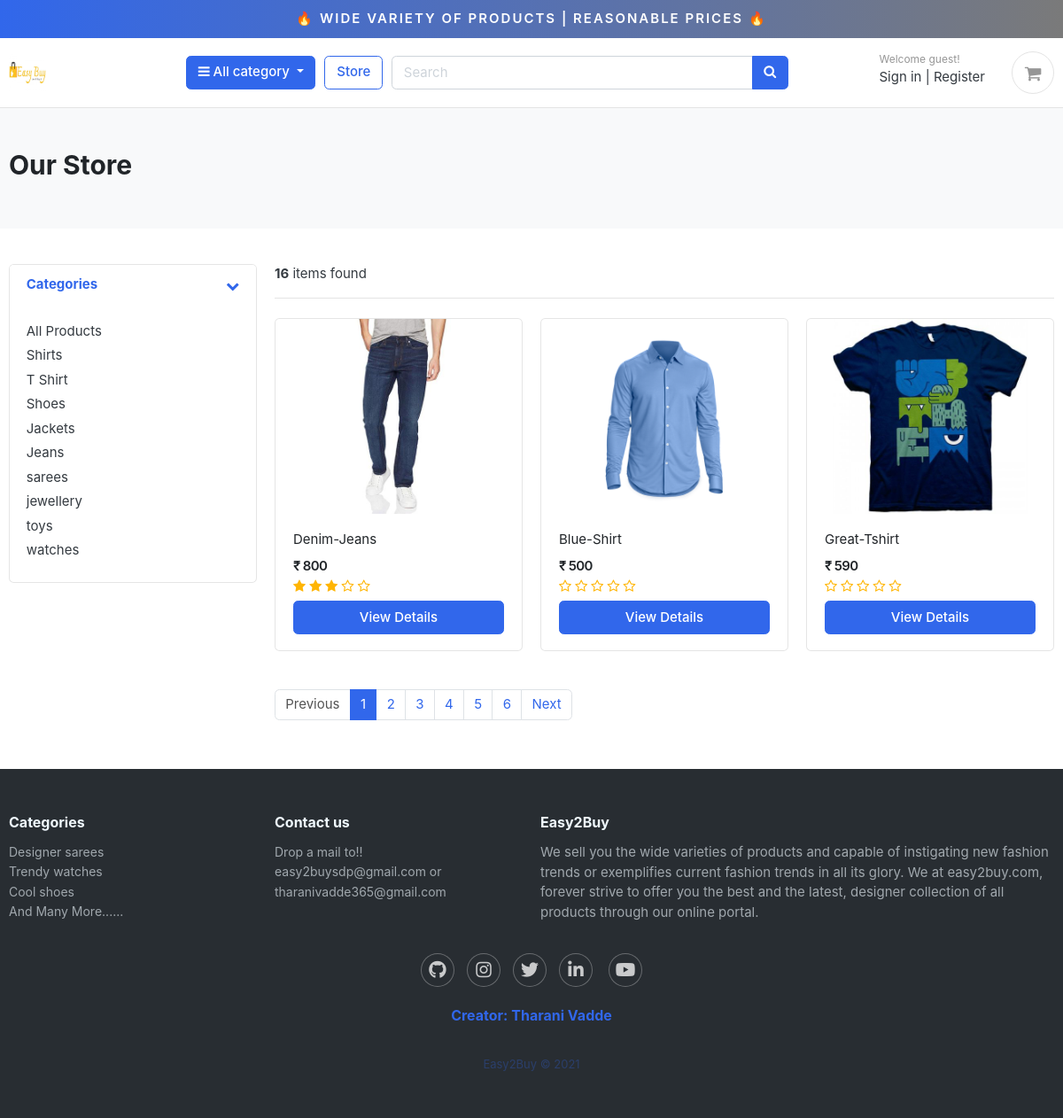
/store/, run on the app's committed database.
### category/models.py (models this page shows, shortened)
class Category(models.Model):
    category_name = models.CharField(max_length=50, unique=True)
    slug = models.SlugField(max_length=100, unique=True)
    description = models.TextField(max_length=255, blank=True)
    cat_image = models.ImageField(upload_to='photos/categories', blank=True)
    class Meta:
        verbose_name = 'category'
        verbose_name_plural = 'categories'
    def get_url(self):
            return reverse('products_by_category', args=[self.slug])

### store/models.py (models this page shows, shortened)
class Product(models.Model):
    product_name    = models.CharField(max_length=200, unique=True)
    slug            = models.SlugField(max_length=200, unique=True)
    description     = models.TextField(max_length=500, blank=True)
    price           = models.IntegerField()
    images          = models.ImageField(upload_to='photos/products')
    stock           = models.IntegerField()
    is_available    = models.BooleanField(default=True)
    category        = models.ForeignKey(Category, on_delete=models.CASCADE)
    created_date    = models.DateTimeField(auto_now_add=True)
    modified_date   = models.DateTimeField(auto_now=True)
    def get_url(self):
        return reverse('product_detail', args=[self.category.slug, self.slug])
    def averageReview(self):
        reviews = ReviewRating.objects.filter(product=self, status=True).aggregate(average=Avg('rating'))
        avg = 0
        if reviews['average'] is not None:
            avg = float(reviews['average'])
        return avg

### store/views.py (the view)
# urls.py: path('store/', include('store.urls')),
def store(request, category_slug=None):
    categories = None
    products = None
    if category_slug != None:
        categories = get_object_or_404(Category, slug=category_slug)
        products = Product.objects.filter(category=categories, is_available=True)
        paginator = Paginator(products, 1)
        page = request.GET.get('page')
        paged_products = paginator.get_page(page)
        product_count = products.count()
    else:
        products = Product.objects.all().filter(is_available=True).order_by('id')
        paginator = Paginator(products, 3)
        page = request.GET.get('page')
        paged_products = paginator.get_page(page)
        product_count = products.count()
    context = {
        'products': paged_products,
        'product_count': product_count,
    }
    return render(request, 'store/store.html', context)

### category/context_processors.py (called while the page is built)
def menu_links(request):
    links = Category.objects.all()
    return dict(links=links)

### templates/store/store.html
{% extends 'base.html' %} {% load static %} {% block content %}
<section class="section-pagetop bg">
	<div class="container">
		{% if 'search' in request.path %}
		<h2 class="title-page">Search Result</h2>
		{% else %}
		<h2 class="title-page">Our Store</h2>
		{% endif %}
	</div>
</section>
<section class="section-content padding-y">
	<div class="container">
		<div class="row">
			<aside class="col-md-3">
				<div class="card">
					<article class="filter-group">
						<header class="card-header">
							<a href="#" data-toggle="collapse" data-target="#collapse_1" aria-expanded="true" class="">
								<i class="icon-control fa fa-chevron-down"></i>
								<h6 class="title">Categories</h6>
							</a>
						</header>
						<div class="filter-content collapse show" id="collapse_1" style="">
							<div class="card-body">
								<ul class="list-menu">
									<li><a href="{% url 'store' %}">All Products </a></li>
									{% for category in links %}
									<li><a href="{{ category.get_url }}">{{ category.category_name }} </a></li>
									{% endfor %}
								</ul>
							</div>
						</div>
					</article>
				</div>
			</aside>
			<main class="col-md-9">
				<header class="border-bottom mb-4 pb-3">
					<div class="form-inline">
						<span class="mr-md-auto"><b>{{ product_count }}</b> items found </span>
					</div>
				</header>
				<div class="row">
					{% if products %}
					{% for product in products %}
					<div class="col-md-4">
						<figure class="card card-product-grid">
							<div class="img-wrap">
								<a href="{{ product.get_url }}"><img src="{{ product.images.url }}" /></a>
							</div>
							<figcaption class="info-wrap">
								<div class="fix-height">
									<a href="{{ product.get_url }}" class="title">{{ product.product_name }}</a>
									<div class="price-wrap mt-2">
										<span class="price">₹ {{ product.price }}</span>
									</div>
									<div class="rating-star">
										<span>
											<i class="fa fa-star{% if product.averageReview < 0.5 %}-o{% elif product.averageReview >= 0.5 and product.averageReview < 1 %}-half-o {% endif %}"
												aria-hidden="true"></i>
											<i class="fa fa-star{% if product.averageReview < 1.5 %}-o{% elif product.averageReview >= 1.5 and product.averageReview < 2 %}-half-o {% endif %}"
												aria-hidden="true"></i>
											<i class="fa fa-star{% if product.averageReview < 2.5 %}-o{% elif product.averageReview >= 2.5 and product.averageReview < 3 %}-half-o {% endif %}"
												aria-hidden="true"></i>
											<i class="fa fa-star{% if product.averageReview < 3.5 %}-o{% elif product.averageReview >= 3.5 and product.averageReview < 4 %}-half-o {% endif %}"
												aria-hidden="true"></i>
											<i class="fa fa-star{% if product.averageReview < 4.5 %}-o{% elif product.averageReview >= 4.5 and product.averageReview < 5 %}-half-o {% endif %}"
												aria-hidden="true"></i>
										</span>
									</div>
								</div>
								<a href="{{ product.get_url }}" class="btn btn-block btn-primary">View Details
								</a>
							</figcaption>
						</figure>
					</div>
					{% endfor %} {% else %}
					<div>
						<h2>No result found. Please try again.</h2>
					</div>
					{% endif %}
				</div>
				<nav class="mt-4" aria-label="Page navigation sample">
					{% if products.has_other_pages %}
					<ul class="pagination">
						{% if products.has_previous %}
						<li class="page-item">
							<a class="page-link" href="?page={{products.previous_page_number}}">Previous</a>
						</li>
						{% else %}
						<li class="page-item disabled">
							<a class="page-link" href="#">Previous</a>
						</li>
						{% endif %}
						{% for i in products.paginator.page_range %}
						{% if products.number == i %}
						<li class="page-item active">
							<a class="page-link" href="#">{{i}}</a>
						</li>
						{% else %}
						<li class="page-item">
							<a class="page-link" href="?page={{i}}">{{i}}</a>
						</li>
						{% endif %}
						{% endfor %}
						{% if products.has_next %}
						<li class="page-item">
							<a class="page-link" href="?page={{products.next_page_number}}">Next</a>
						</li>
						{% else %}
						<li class="page-item disabled">
							<a class="page-link" href="#">Next</a>
						</li>
						{% endif %}
					</ul>
					{% endif %}
				</nav>
			</main>
		</div>
	</div>
</section>
{% endblock %}

### myecommerce/static/css/ui.css (style rules this page uses)
html { font-family: "Inter", sans-serif; font-size: 15px; }
.img-wrap { text-align: center; display: block; }
.img-wrap img { max-width: 100%; }
.price-wrap { letter-spacing: -0.7px; }
.padding-y { padding-top: 40px; padding-bottom: 40px; }
figure { margin-bottom: 0; }
article:after, .form-group:after { display: block; clear: both; content: ""; }
.bg { background-color: #f8f9fa; }
.title-page { color: #212529; }
[class*=list-] li:after { visibility: hidden; display: block; content: ""; overflow: hidden; height: 0; clear: both; }
.list-menu { list-style: none; margin: 0; padding-left: 0; }
.list-menu li { margin-bottom: 5px; }
.list-menu a { color: #343a40; }
[class*=card-product] a.title { color: #212529; display: block; }
[class*=card-product] .img-wrap { overflow: hidden; position: relative; }
[class*=card-product] .img-wrap img { height: 100%; max-width: 100%; width: auto; display: inline-block; -o-object-fit: cover; object-fit: cover; }
.card-product-grid { margin-bottom: 20px; }
.card-product-grid .img-wrap { border-radius: 0.2rem 0.2rem 0 0; height: 220px; }
.card-product-grid .info-wrap { overflow: hidden; padding: 18px 20px; }
.card-product-grid .fix-height { height: 80px; overflow: hidden; }
.card .img-wrap { overflow: hidden; }
.price { font-weight: 600; color: #212529; }
.icon-control { margin-top: 5px; float: right; font-size: 80%; }
.card-header .title { margin-bottom: 0; line-height: 1.5; }
.filter-group { border-bottom: 1px solid #e4e4e4; }
.filter-group .card-header { border-bottom: 0; }
.filter-group:last-child { border-bottom: 0; }
.section-pagetop { padding: 45px 0; }

### myecommerce/static/css/custom.css (style rules this page uses)
.rating-star i { color: #ffb503 !important; }

### data on the page
Category: category_name "Shirts"
Category: category_name "T Shirt"
Category: category_name "Shoes"
Category: category_name "Jackets"
Category: category_name "Jeans"
Category: category_name "sarees"
Category: category_name "jewellery"
Category: category_name "toys"
Category: category_name "watches"
Product: images (picture), product_name "Denim-Jeans", price "800"
Product: images (picture), product_name "Blue-Shirt", price "500"
Product: images (picture), product_name "Great-Tshirt", price "590"

### other printed values
{{ product_count }} "16"
{{ i }} "1"
{{ i }} "2" "3" "4" "5" "6"
